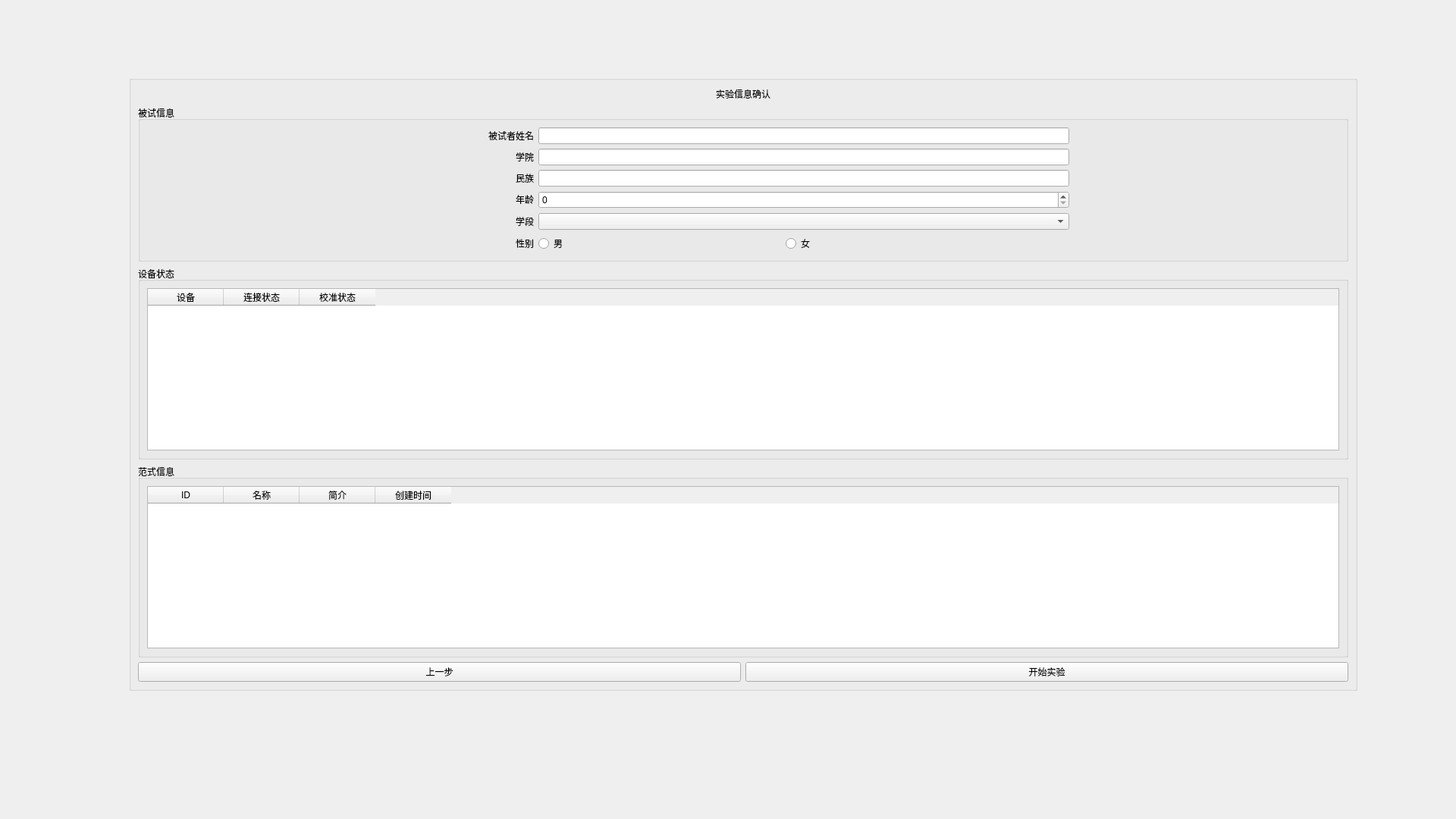
<?xml version="1.0" encoding="UTF-8"?>
<ui version="4.0">
 <class>Form</class>
 <widget class="QWidget" name="Form">
  <property name="geometry">
   <rect>
    <x>0</x>
    <y>0</y>
    <width>1920</width>
    <height>1080</height>
   </rect>
  </property>
  <property name="windowTitle">
   <string>Form</string>
  </property>
  <widget class="QGroupBox" name="groupBox">
   <property name="geometry">
    <rect>
     <x>170</x>
     <y>100</y>
     <width>1620</width>
     <height>811</height>
    </rect>
   </property>
   <property name="sizePolicy">
    <sizepolicy hsizetype="Fixed" vsizetype="Fixed">
     <horstretch>0</horstretch>
     <verstretch>0</verstretch>
    </sizepolicy>
   </property>
   <property name="title">
    <string/>
   </property>
   <layout class="QGridLayout" name="gridLayout_5">
    <item row="0" column="0">
     <layout class="QVBoxLayout" name="verticalLayout">
      <item>
       <widget class="QLabel" name="label">
        <property name="styleSheet">
         <string notr="true">font: 24pt &quot;黑体&quot;;</string>
        </property>
        <property name="text">
         <string>实验信息确认</string>
        </property>
        <property name="alignment">
         <set>Qt::AlignCenter</set>
        </property>
       </widget>
      </item>
      <item>
       <widget class="QGroupBox" name="groupBox_2">
        <property name="sizePolicy">
         <sizepolicy hsizetype="Preferred" vsizetype="Preferred">
          <horstretch>0</horstretch>
          <verstretch>0</verstretch>
         </sizepolicy>
        </property>
        <property name="styleSheet">
         <string notr="true">font: 12pt &quot;黑体&quot;;</string>
        </property>
        <property name="title">
         <string>被试信息</string>
        </property>
        <layout class="QGridLayout" name="gridLayout_4">
         <item row="0" column="0">
          <spacer name="horizontalSpacer">
           <property name="orientation">
            <enum>Qt::Horizontal</enum>
           </property>
           <property name="sizeType">
            <enum>QSizePolicy::Fixed</enum>
           </property>
           <property name="sizeHint" stdset="0">
            <size>
             <width>410</width>
             <height>20</height>
            </size>
           </property>
          </spacer>
         </item>
         <item row="0" column="1">
          <layout class="QGridLayout" name="gridLayout">
           <item row="0" column="0">
            <layout class="QHBoxLayout" name="horizontalLayout_4">
             <item>
              <widget class="QLabel" name="label_8">
               <property name="sizePolicy">
                <sizepolicy hsizetype="Fixed" vsizetype="Fixed">
                 <horstretch>0</horstretch>
                 <verstretch>0</verstretch>
                </sizepolicy>
               </property>
               <property name="minimumSize">
                <size>
                 <width>100</width>
                 <height>0</height>
                </size>
               </property>
               <property name="text">
                <string>被试者姓名</string>
               </property>
               <property name="alignment">
                <set>Qt::AlignRight|Qt::AlignTrailing|Qt::AlignVCenter</set>
               </property>
              </widget>
             </item>
             <item>
              <widget class="QLineEdit" name="nameEdit">
               <property name="sizePolicy">
                <sizepolicy hsizetype="Fixed" vsizetype="Fixed">
                 <horstretch>0</horstretch>
                 <verstretch>0</verstretch>
                </sizepolicy>
               </property>
               <property name="minimumSize">
                <size>
                 <width>700</width>
                 <height>0</height>
                </size>
               </property>
              </widget>
             </item>
            </layout>
           </item>
           <item row="1" column="0">
            <layout class="QHBoxLayout" name="horizontalLayout_8">
             <item>
              <widget class="QLabel" name="label_9">
               <property name="sizePolicy">
                <sizepolicy hsizetype="Fixed" vsizetype="Fixed">
                 <horstretch>0</horstretch>
                 <verstretch>0</verstretch>
                </sizepolicy>
               </property>
               <property name="minimumSize">
                <size>
                 <width>100</width>
                 <height>0</height>
                </size>
               </property>
               <property name="text">
                <string>学院</string>
               </property>
               <property name="alignment">
                <set>Qt::AlignRight|Qt::AlignTrailing|Qt::AlignVCenter</set>
               </property>
              </widget>
             </item>
             <item>
              <widget class="QLineEdit" name="collegeEdit">
               <property name="sizePolicy">
                <sizepolicy hsizetype="Fixed" vsizetype="Fixed">
                 <horstretch>0</horstretch>
                 <verstretch>0</verstretch>
                </sizepolicy>
               </property>
               <property name="minimumSize">
                <size>
                 <width>700</width>
                 <height>0</height>
                </size>
               </property>
              </widget>
             </item>
            </layout>
           </item>
           <item row="2" column="0">
            <layout class="QHBoxLayout" name="horizontalLayout_9">
             <item>
              <widget class="QLabel" name="label_10">
               <property name="sizePolicy">
                <sizepolicy hsizetype="Fixed" vsizetype="Fixed">
                 <horstretch>0</horstretch>
                 <verstretch>0</verstretch>
                </sizepolicy>
               </property>
               <property name="minimumSize">
                <size>
                 <width>100</width>
                 <height>0</height>
                </size>
               </property>
               <property name="text">
                <string>民族</string>
               </property>
               <property name="alignment">
                <set>Qt::AlignRight|Qt::AlignTrailing|Qt::AlignVCenter</set>
               </property>
              </widget>
             </item>
             <item>
              <widget class="QLineEdit" name="ethnicEdit">
               <property name="sizePolicy">
                <sizepolicy hsizetype="Fixed" vsizetype="Fixed">
                 <horstretch>0</horstretch>
                 <verstretch>0</verstretch>
                </sizepolicy>
               </property>
               <property name="minimumSize">
                <size>
                 <width>700</width>
                 <height>0</height>
                </size>
               </property>
              </widget>
             </item>
            </layout>
           </item>
           <item row="3" column="0">
            <layout class="QHBoxLayout" name="horizontalLayout_10">
             <item>
              <widget class="QLabel" name="label_11">
               <property name="sizePolicy">
                <sizepolicy hsizetype="Fixed" vsizetype="Fixed">
                 <horstretch>0</horstretch>
                 <verstretch>0</verstretch>
                </sizepolicy>
               </property>
               <property name="minimumSize">
                <size>
                 <width>100</width>
                 <height>0</height>
                </size>
               </property>
               <property name="text">
                <string>年龄</string>
               </property>
               <property name="alignment">
                <set>Qt::AlignRight|Qt::AlignTrailing|Qt::AlignVCenter</set>
               </property>
              </widget>
             </item>
             <item>
              <widget class="QSpinBox" name="ageEdit">
               <property name="sizePolicy">
                <sizepolicy hsizetype="Fixed" vsizetype="Fixed">
                 <horstretch>0</horstretch>
                 <verstretch>0</verstretch>
                </sizepolicy>
               </property>
               <property name="minimumSize">
                <size>
                 <width>700</width>
                 <height>0</height>
                </size>
               </property>
              </widget>
             </item>
            </layout>
           </item>
           <item row="4" column="0">
            <layout class="QHBoxLayout" name="horizontalLayout_11">
             <item>
              <widget class="QLabel" name="label_12">
               <property name="sizePolicy">
                <sizepolicy hsizetype="Fixed" vsizetype="Fixed">
                 <horstretch>0</horstretch>
                 <verstretch>0</verstretch>
                </sizepolicy>
               </property>
               <property name="minimumSize">
                <size>
                 <width>100</width>
                 <height>0</height>
                </size>
               </property>
               <property name="text">
                <string>学段</string>
               </property>
               <property name="alignment">
                <set>Qt::AlignRight|Qt::AlignTrailing|Qt::AlignVCenter</set>
               </property>
              </widget>
             </item>
             <item>
              <widget class="QComboBox" name="gradeEdit">
               <property name="sizePolicy">
                <sizepolicy hsizetype="Fixed" vsizetype="Fixed">
                 <horstretch>0</horstretch>
                 <verstretch>0</verstretch>
                </sizepolicy>
               </property>
               <property name="minimumSize">
                <size>
                 <width>700</width>
                 <height>0</height>
                </size>
               </property>
              </widget>
             </item>
            </layout>
           </item>
           <item row="5" column="0">
            <layout class="QHBoxLayout" name="horizontalLayout_13">
             <item>
              <widget class="QLabel" name="label_13">
               <property name="sizePolicy">
                <sizepolicy hsizetype="Fixed" vsizetype="Fixed">
                 <horstretch>0</horstretch>
                 <verstretch>0</verstretch>
                </sizepolicy>
               </property>
               <property name="minimumSize">
                <size>
                 <width>100</width>
                 <height>0</height>
                </size>
               </property>
               <property name="text">
                <string>性别</string>
               </property>
               <property name="alignment">
                <set>Qt::AlignRight|Qt::AlignTrailing|Qt::AlignVCenter</set>
               </property>
              </widget>
             </item>
             <item>
              <layout class="QHBoxLayout" name="horizontalLayout_12">
               <item>
                <widget class="QRadioButton" name="sex_0">
                 <property name="sizePolicy">
                  <sizepolicy hsizetype="Fixed" vsizetype="Fixed">
                   <horstretch>0</horstretch>
                   <verstretch>0</verstretch>
                  </sizepolicy>
                 </property>
                 <property name="minimumSize">
                  <size>
                   <width>350</width>
                   <height>0</height>
                  </size>
                 </property>
                 <property name="text">
                  <string>男</string>
                 </property>
                </widget>
               </item>
               <item>
                <widget class="QRadioButton" name="sex_1">
                 <property name="sizePolicy">
                  <sizepolicy hsizetype="Fixed" vsizetype="Fixed">
                   <horstretch>0</horstretch>
                   <verstretch>0</verstretch>
                  </sizepolicy>
                 </property>
                 <property name="minimumSize">
                  <size>
                   <width>350</width>
                   <height>0</height>
                  </size>
                 </property>
                 <property name="text">
                  <string>女</string>
                 </property>
                </widget>
               </item>
              </layout>
             </item>
            </layout>
           </item>
          </layout>
         </item>
         <item row="0" column="2">
          <spacer name="horizontalSpacer_2">
           <property name="orientation">
            <enum>Qt::Horizontal</enum>
           </property>
           <property name="sizeType">
            <enum>QSizePolicy::Fixed</enum>
           </property>
           <property name="sizeHint" stdset="0">
            <size>
             <width>410</width>
             <height>20</height>
            </size>
           </property>
          </spacer>
         </item>
        </layout>
       </widget>
      </item>
      <item>
       <widget class="QGroupBox" name="groupBox_3">
        <property name="styleSheet">
         <string notr="true">font: 12pt &quot;黑体&quot;;</string>
        </property>
        <property name="title">
         <string>设备状态</string>
        </property>
        <layout class="QGridLayout" name="gridLayout_2">
         <item row="0" column="0">
          <widget class="QTableWidget" name="deviceTable">
           <column>
            <property name="text">
             <string>设备</string>
            </property>
           </column>
           <column>
            <property name="text">
             <string>连接状态</string>
            </property>
           </column>
           <column>
            <property name="text">
             <string>校准状态</string>
            </property>
           </column>
          </widget>
         </item>
        </layout>
       </widget>
      </item>
      <item>
       <widget class="QGroupBox" name="groupBox_4">
        <property name="styleSheet">
         <string notr="true">font: 12pt &quot;黑体&quot;;</string>
        </property>
        <property name="title">
         <string>范式信息</string>
        </property>
        <layout class="QGridLayout" name="gridLayout_3">
         <item row="0" column="0">
          <widget class="QTableWidget" name="paradigmTable">
           <column>
            <property name="text">
             <string>ID</string>
            </property>
           </column>
           <column>
            <property name="text">
             <string>名称</string>
            </property>
           </column>
           <column>
            <property name="text">
             <string>简介</string>
            </property>
           </column>
           <column>
            <property name="text">
             <string>创建时间</string>
            </property>
           </column>
          </widget>
         </item>
        </layout>
       </widget>
      </item>
      <item>
       <layout class="QHBoxLayout" name="horizontalLayout_14">
        <item>
         <widget class="QPushButton" name="backBtn">
          <property name="text">
           <string>上一步</string>
          </property>
         </widget>
        </item>
        <item>
         <widget class="QPushButton" name="beginBtn">
          <property name="text">
           <string>开始实验</string>
          </property>
         </widget>
        </item>
       </layout>
      </item>
     </layout>
    </item>
   </layout>
  </widget>
 </widget>
 <resources/>
 <connections/>
</ui>
